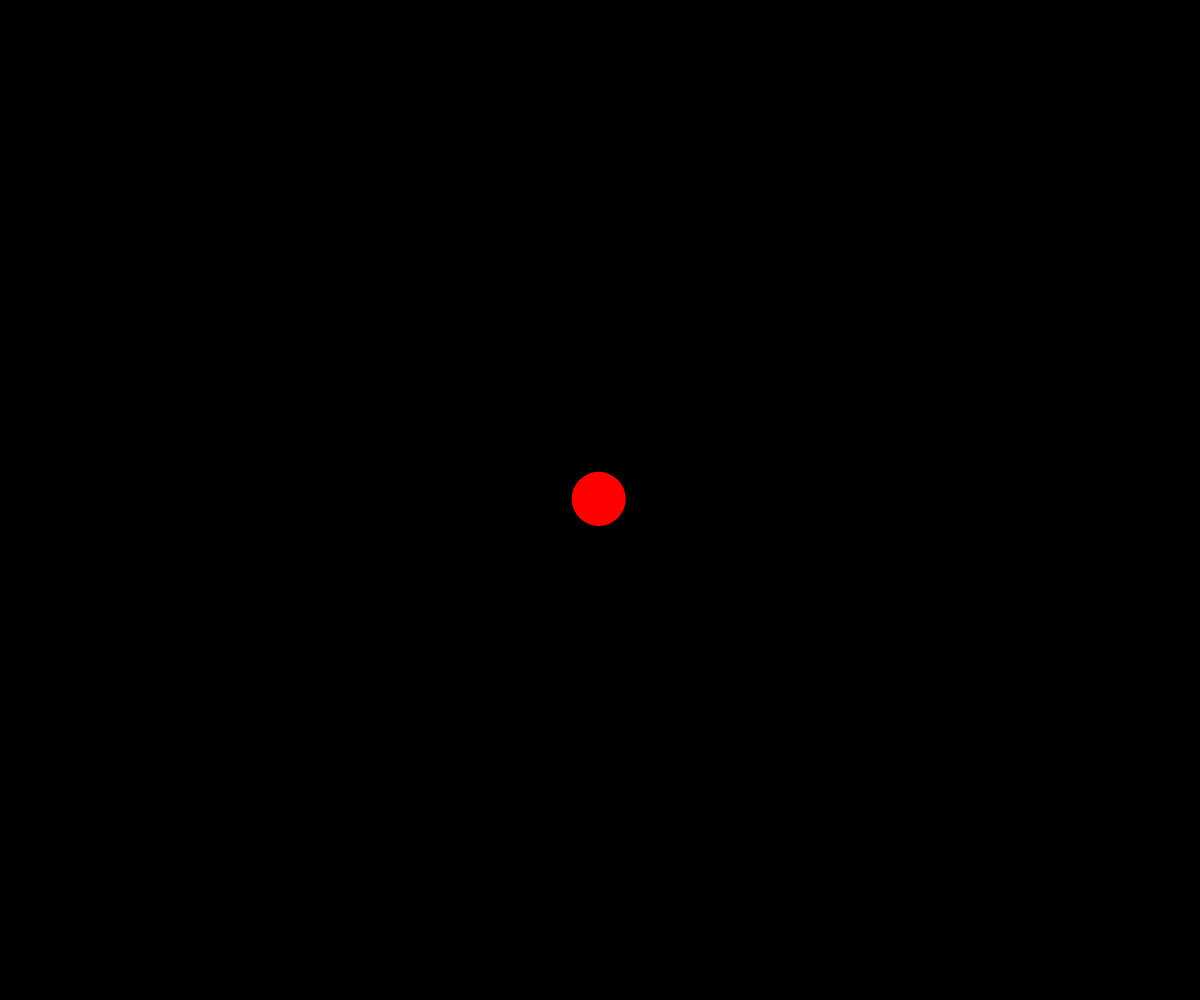
Frame 1 (no input)
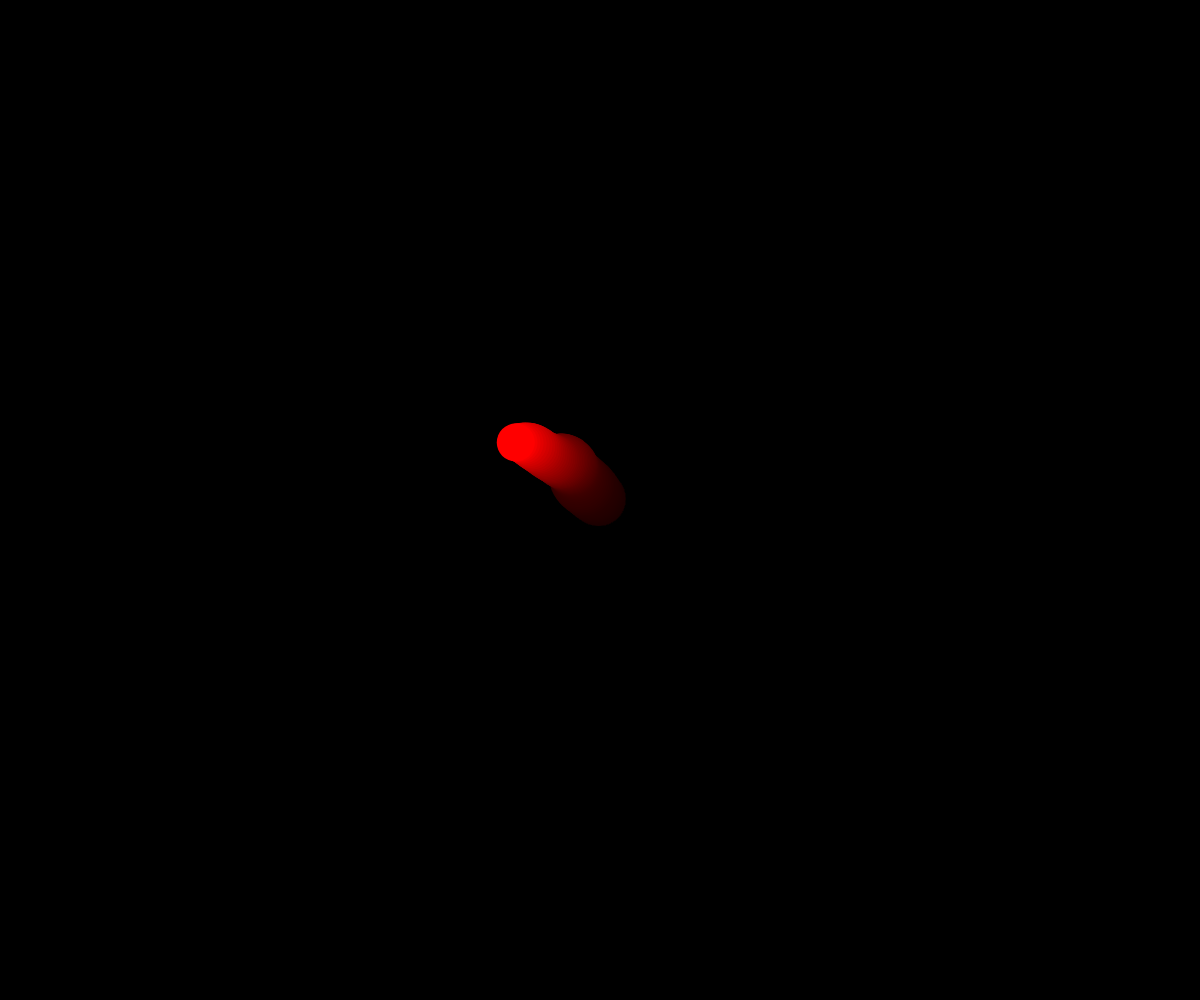
Frame 60 (no input)
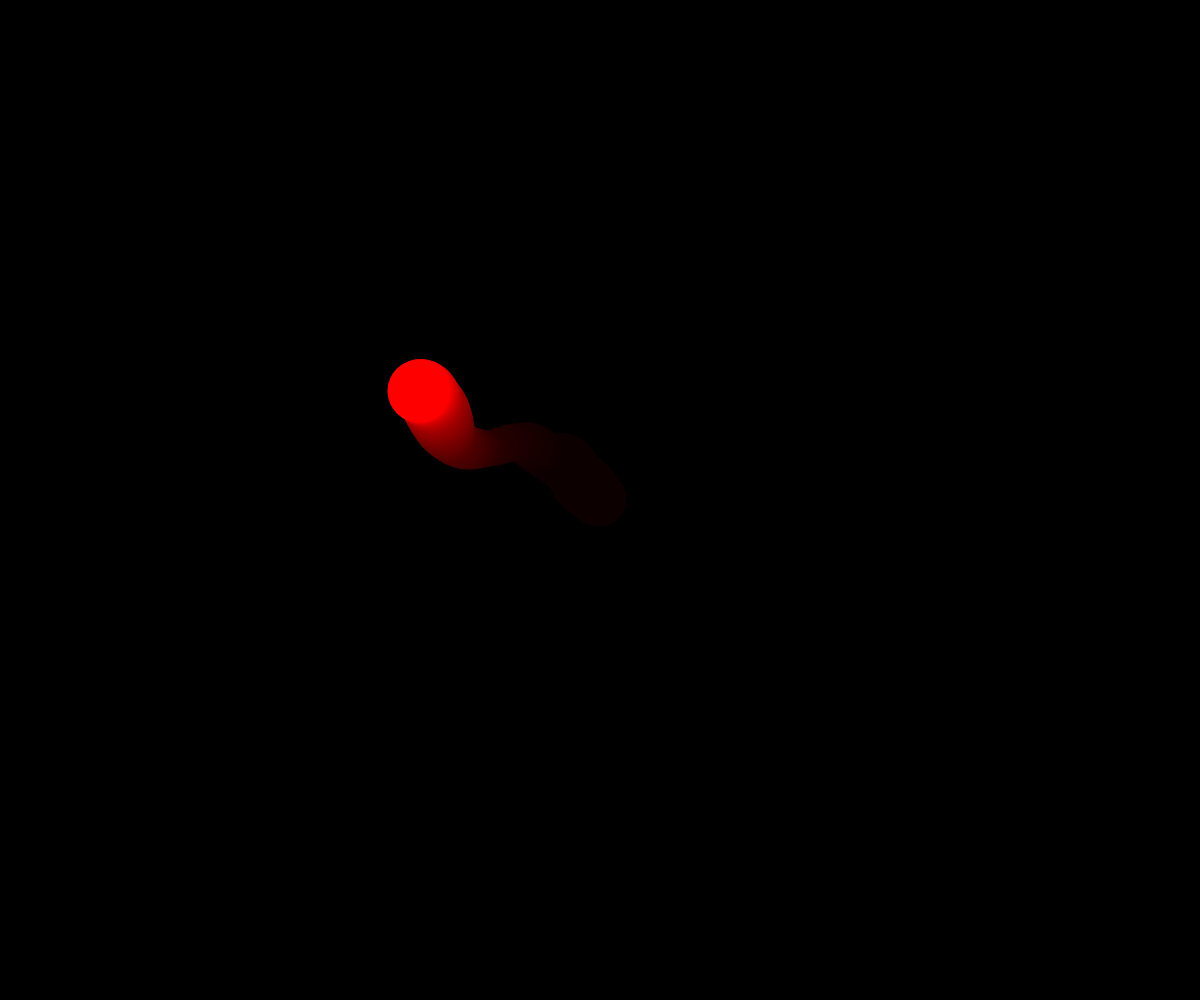
Frame 120 (the mouse pressed at the canvas centre since frame 60)

The p5.js sketch that drew these frames (run headless with seeded random() and noise() and a simulated clock; from frame 60 on, the mouse is pressed at the canvas centre):

// p5.js sketch
// ── sketch.js
// Working with Perlin Noise
// Mr. Scott
// Nov 29, 2021
// Comparing random() with noise()

let dia, t, x, y;  //diameter, time, x, and y
let xTime, yTime;

function setup() {
  createCanvas(windowWidth, windowHeight);
  t = random(110);  //noise seed
  x = width/2; 
  y = height/2;
  xTime = 5;
  yTime = 25;
  background(0);
  noStroke();
}

function draw() {
  //background(255);
  fill(0,10);
  rect(0,0,width,height);
  moveCircle();
  drawCircle();
}

function drawCircle(){
  dia = noise(t);  //0-1
  dia = map(dia, 0, 1, 10, 90);
  fill(255,0,0);
  circle(x, y, dia);
  t += 0.02;
}


function moveCircle(){
  //use some random() or noise() to move our circle
  x+= map(noise(xTime),0,1,-5,5);
  y += map(noise(yTime),0,1,-5,5);
  xTime += 0.02;
  yTime += 0.02;

}
